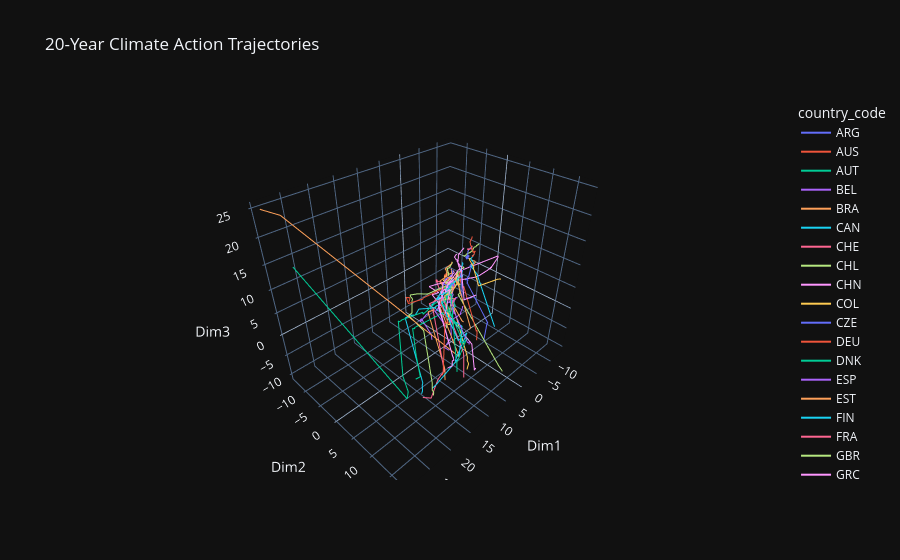

Notebook cell for this chart:
### Code cell
# Get Latent coordinates
model.eval()
with torch.no_grad():
    latent_coords, _ = model(X_tensor)
    latent_coords = latent_coords.numpy()

# Create a clean dataframe for Plotly
df_viz = pd.DataFrame(latent_coords, columns=['Dim1', 'Dim2', 'Dim3'])
df_viz = pd.concat([ids.reset_index(drop=True), df_viz], axis=1)

# Sort by country and year to ensure the lines draw in order!
df_viz = df_viz.sort_values(['country_code', 'year'])

# Plotly 3D Trajectory Map
fig = px.line_3d(
    df_viz, 
    x='Dim1', y='Dim2', z='Dim3',
    color='country_code',      # Each country gets its own color
    line_group='country_code', # This draws the "Snakes"
    hover_name='Name',
    hover_data=['year'],
    title="20-Year Climate Action Trajectories",
    template='plotly_dark'
)

fig.show()
